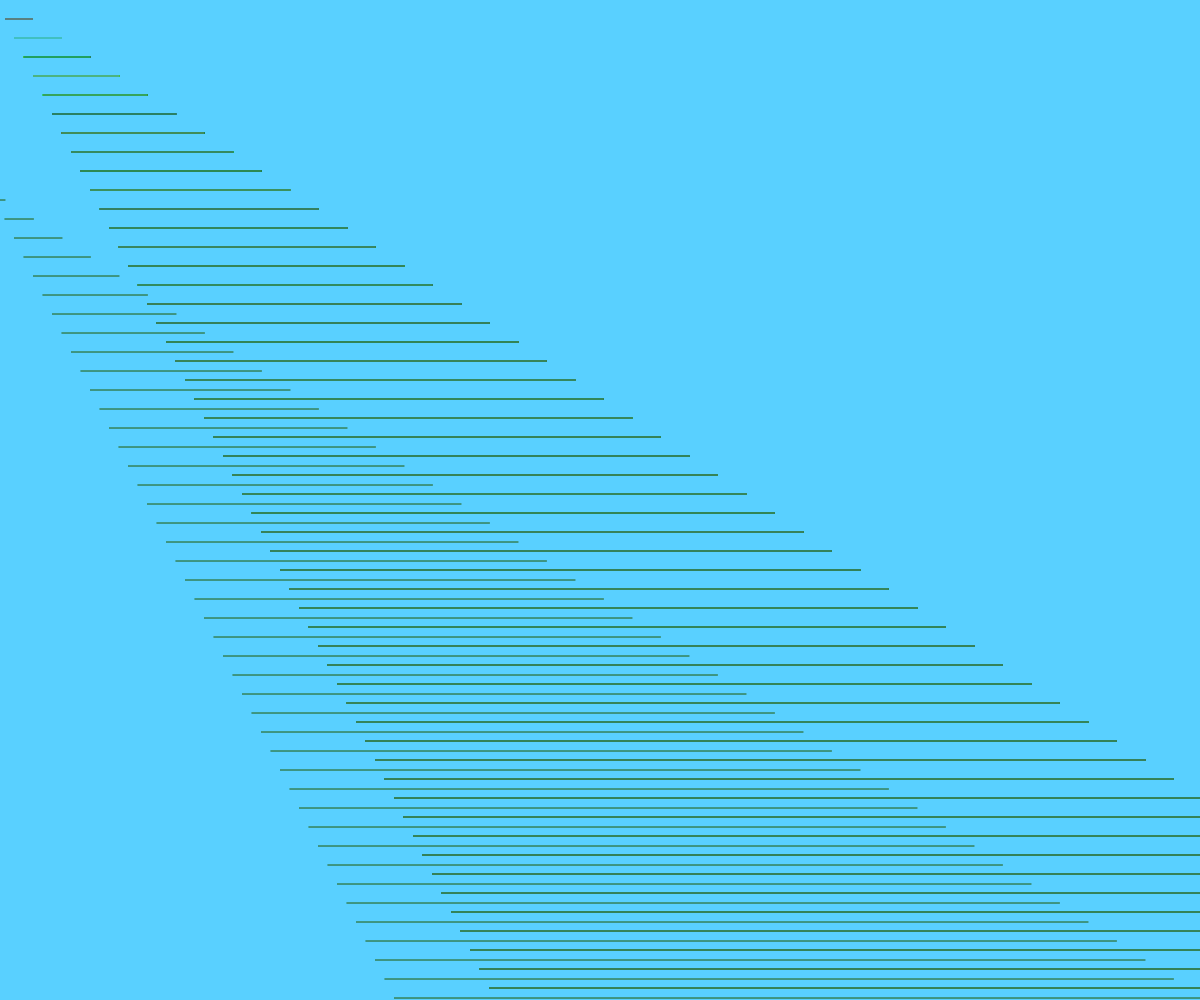
Frame 1 (no input)
Frame 60 (no input): identical to frame 1, image omitted
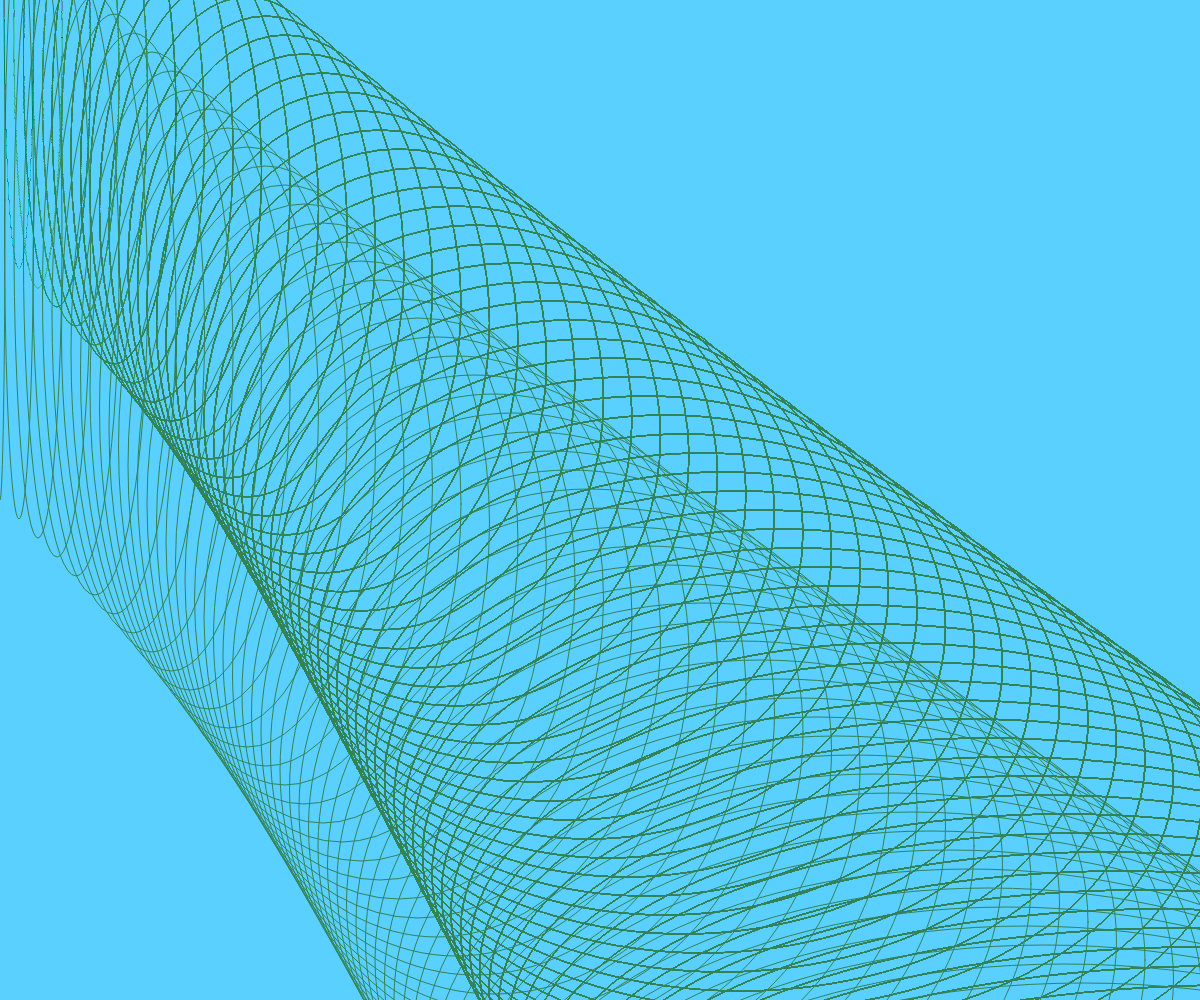
Frame 120 (the mouse pressed at the canvas centre since frame 60)

The p5.js sketch that drew these frames (run headless with seeded random() and noise() and a simulated clock; from frame 60 on, the mouse is pressed at the canvas centre):

// p5.js sketch
// ── sketch.js
let x, y;


// direction = 0;

function setup() {

  createCanvas(windowWidth, windowHeight);
 
}

function draw() {
  background('#59d0ff');
  x=windowWidth/2
  y=windowHeight/2
  for (let i=0; i < 1400; i+=9) {
    for (let i=0; i < 1400; i+=9) {
      stroke('#348258')
    strokeWeight(i/1500)
    noFill()
    ellipse(i, i, i+=10, mouseY)
    x+=1
    }
    stroke('#348258')
    strokeWeight(1)
    noFill()
    ellipse(i, i + 200,i+=10, mouseX)
    x+=1
  }
 } 


function windowResized () {
  resizeCanvas(windowWidth, windowHeight)
}
